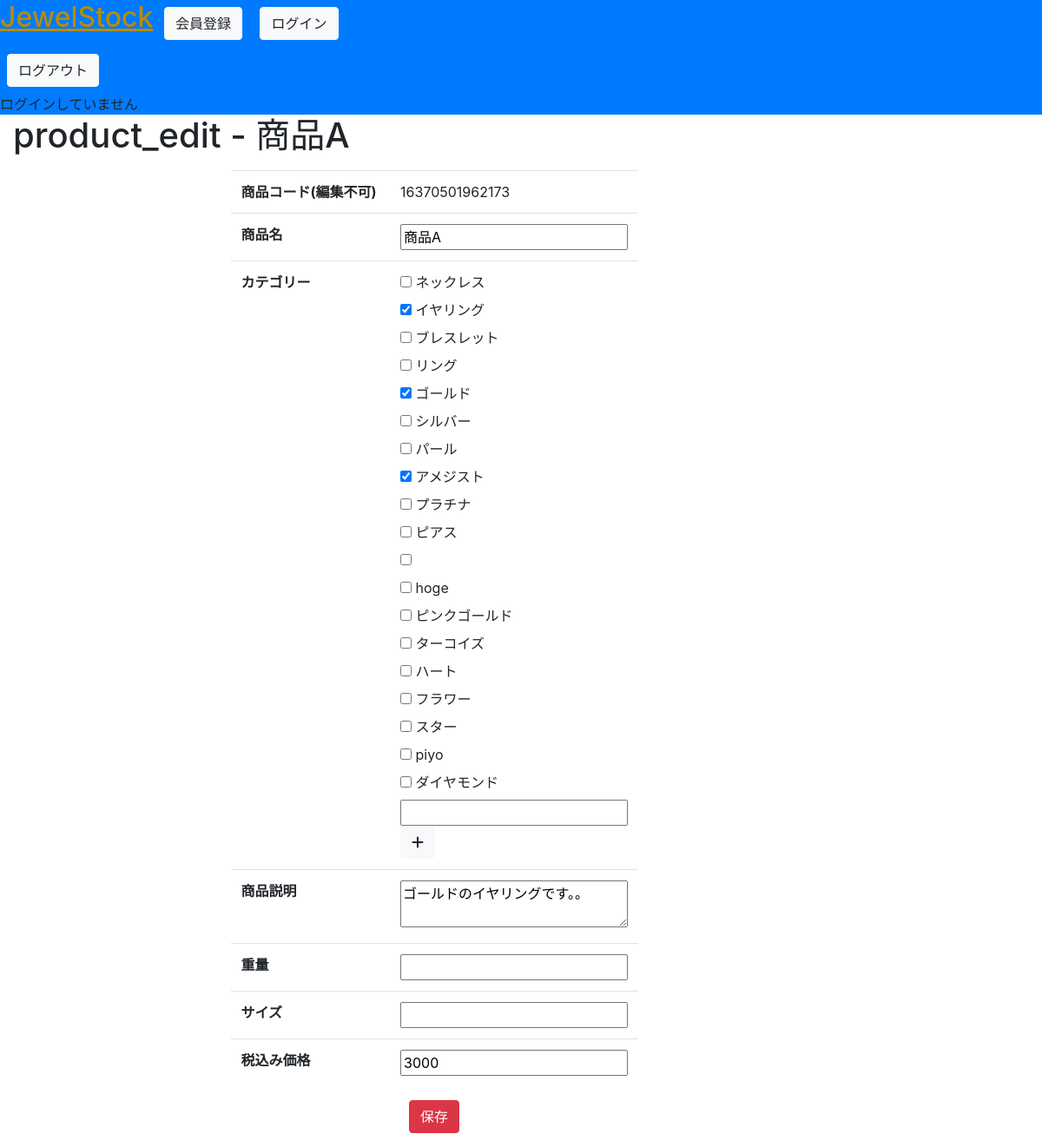
The page /product/16370501962173/edit on the database its author committed.
### jewelstock/models.py (models this page shows, shortened)
class Product(models.Model):
    product_code_regex = RegexValidator(regex=r'^[0-9]{14}$')
    product_code = models.PositiveIntegerField(verbose_name='商品コード', primary_key=True, validators=[product_code_regex])
    name = models.CharField(verbose_name='商品名', max_length=200)
    category = models.ManyToManyField(ProductCategory, verbose_name='カテゴリー', blank=True)
    description = models.CharField(verbose_name='商品説明', max_length=400)
    weight = models.CharField(verbose_name='重量', max_length=200, null=True, blank=True)
    size = models.CharField(verbose_name='サイズ', max_length=200, null=True, blank=True)
    price = models.PositiveIntegerField(verbose_name='税込み価格')

class ProductCategory(models.Model):
    name = models.CharField(verbose_name='カテゴリー', max_length=20)

### jewelstock/views.py (the view, shortened to what this page needs)
class ProductEditView(View):
    def get(self, request, pk, *args, **kwargs):
        try:
            product = Product.objects.get(pk=pk)
        except:
            return redirect('jewelstock:product')
        context = {}
        context['product'] = product
        context['categories'] = ProductCategory.objects.all()
        return render(request, 'jewelstock/product/edit.html', context)

### templates/jewelstock/product/edit.html (shortened to what this page needs)
{% extends "base.html" %}
{% load bootstrap %}
{% block body_title %}product_edit - {{ product.name }}{% endblock %}
{% block content %}
<form action="" method="POST" id="productForm" class="form w-50 mx-auto">
    <table class="table">
        <tr>
            <th>商品コード(編集不可)</th>
            <td>{{ product.product_code }}</td>
        </tr>
        <tr>
            <th>商品名</th>
            <td><input type="text" name="name" class="w-100" value={{request.POST.name|default:product.name}}></td>
        </tr>
        <tr>
            <th>カテゴリー</th>
            <td>
                <div id="categoryField">
                    {% for category in categories %}
                    <label>
                        <input type="checkbox" name="categories" value={{ category.name }} {% if category in product.category.all %}checked{% endif %}>
                        {{ category.name }}
                    </label>
                    <br>
                    {% endfor %}
                    <input type="text" name="categories" class="category w-100 d-block">
                </div>
                <button class="btn btn-light" id="addCategory"><i class="fa-solid fa-plus"></i></button>
            </td>
        </tr>
        <tr>
            <th>商品説明</th>
            <td><textarea name="description" class="w-100">{{request.POST.description|default:product.description}}</textarea></td>
        </tr>
        <tr>
            <th>重量</th>
            <td><input type="text" name="weight" class="w-100" value="{{request.POST.weight|default:product.weight|default:''}}"></td>
        </tr>
        <tr>
            <th>サイズ</th>
            <td><input type="text" name="size" class="w-100" value="{{request.POST.size|default:product.size|default:''}}"></td>
        </tr>
        <tr>
            <th>税込み価格</th>
            <td><input type="number" name="price" class="w-100" value="{{request.POST.price|default:product.price}}"></td>
        </tr>
    </table>
    <button type="submit" class="btn btn-danger d-block mx-auto">保存</button>
</form>
{% endblock %}

### rows shown on the page
Product: name "商品A", product_code "16370501962173", description "ゴールドのイヤリングです。。", price "3000"
ProductCategory: name "ネックレス"
ProductCategory: categories "☑", name "イヤリング"
ProductCategory: name "ブレスレット"
ProductCategory: name "リング"
ProductCategory: categories "☑", name "ゴールド"
ProductCategory: name "シルバー"
ProductCategory: name "パール"
ProductCategory: categories "☑", name "アメジスト"
ProductCategory: name "プラチナ"
ProductCategory: name "ピアス"
ProductCategory: name "hoge"
ProductCategory: name "ピンクゴールド"
ProductCategory: name "ターコイズ"
ProductCategory: name "ハート"
ProductCategory: name "フラワー"
ProductCategory: name "スター"
ProductCategory: name "piyo"
ProductCategory: name "ダイヤモンド"
